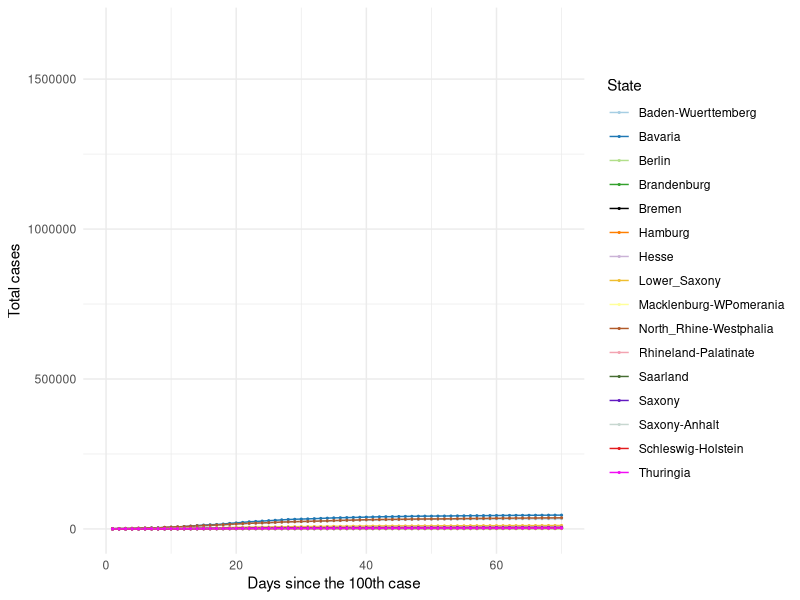
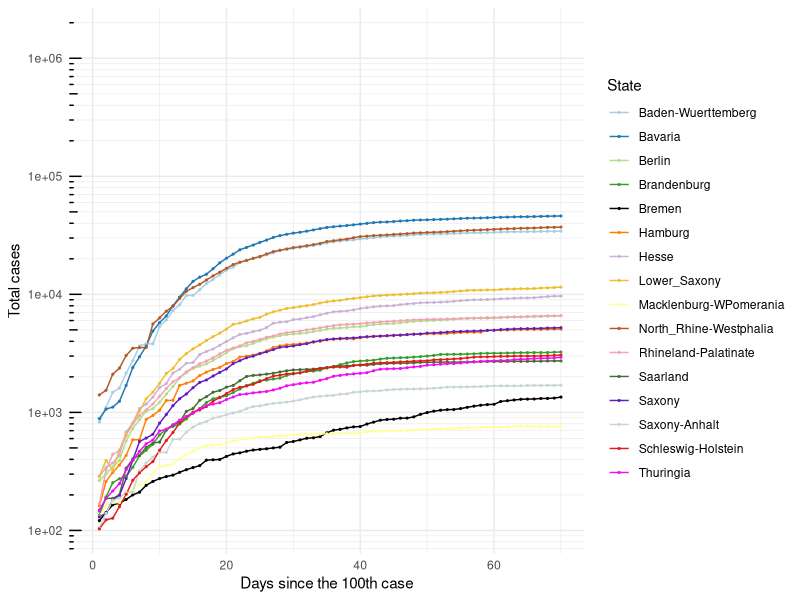
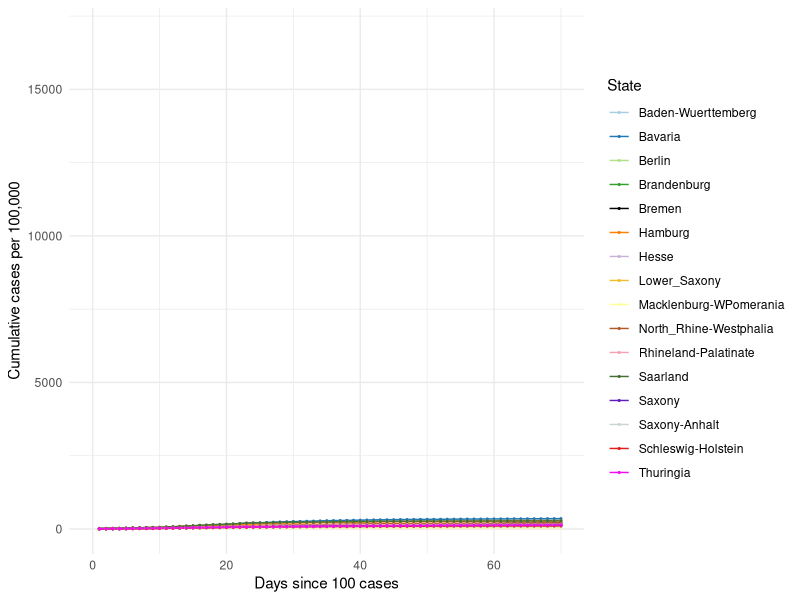
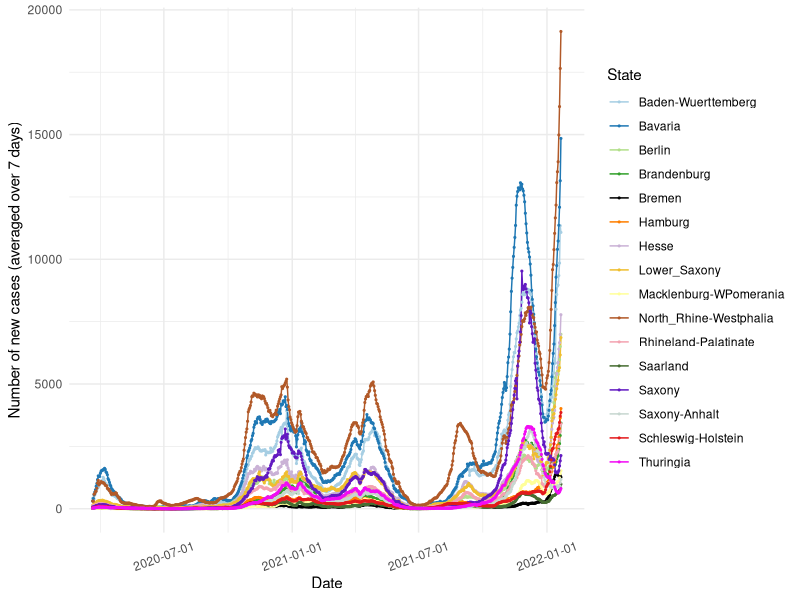
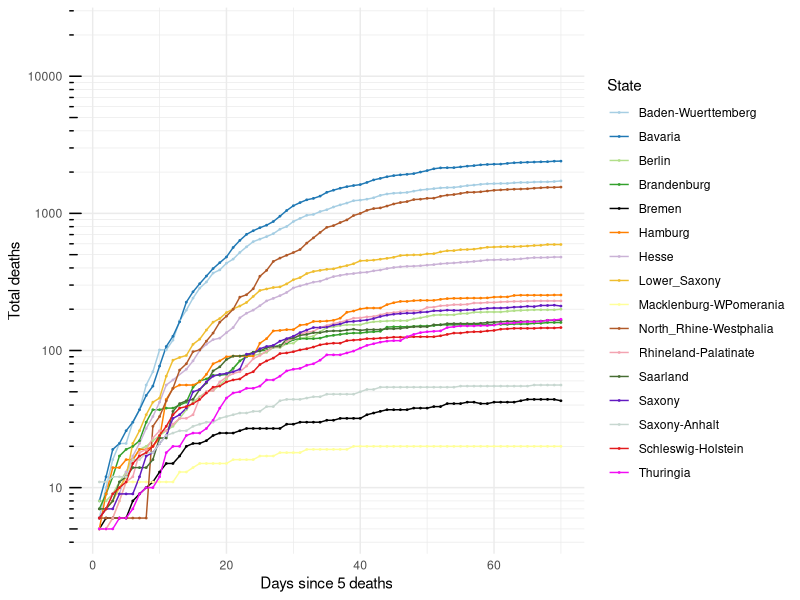
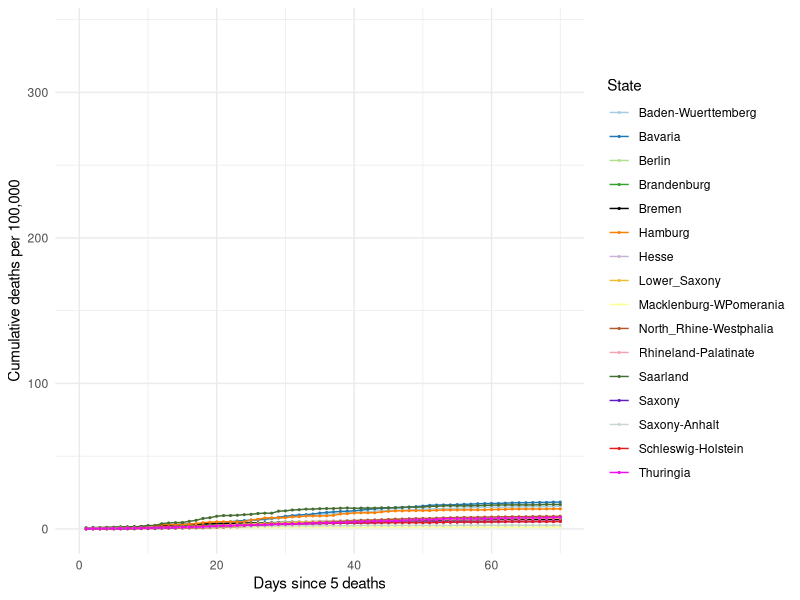
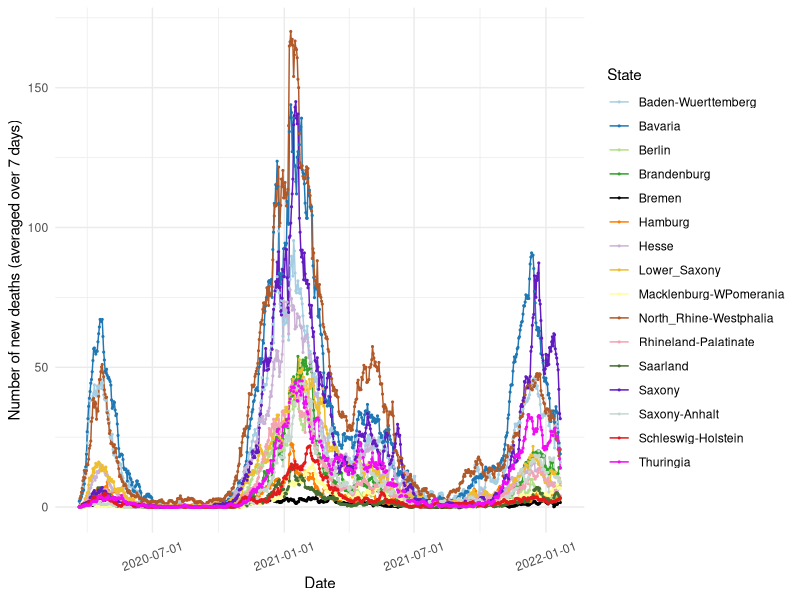

Here is the R script that generated these plots, in order:
## ---- chunk 1

knitr::opts_chunk$set(echo=TRUE, collapse = TRUE)

libload<-function(...) {
    libs<-unlist(list(...))
    req<-unlist(lapply(libs,require,character.only=TRUE))
    need<-libs[req==FALSE]
    if(length(need)>0){ 
        install.packages(need, repos = "https://ftp.fau.de/cran/")
        lapply(need, require, character.only=TRUE)
    }
}
packages <- c("data.table", "ggplot2", "dplyr", "stats", "RColorBrewer", "readr", "here", "scales")
libload(packages)


`%notin%` <- function(x,y) !(x %in% y) 
cumulative.cases <- read_csv(here("static", "data", "Germany10States.csv"))
germany.16states <- read_csv(here("static", "data", "Germany16States.csv"))

colors16 <- c('#A6CEE3', '#1F78B4', '#B2DF8A', '#33A02C',
              '#000000', '#FF7F00', '#CAB2D6', 
              '#EFBE2F', '#FFFF99', '#B15928', '#F3A3B1', '#466D32',
              '#621AC1', '#C7D7D0', '#E31A1C','#F20CF4', '#123456')

## ---- chunk 2

## 10 States with the highest cumulative cases ##
#################################################

#states.filter <- cumulative.cases[cumulative.cases$Days_100 > 0,]
#states.sel <- unique(states.filter$State)

# Choose all the data points for the selected countries starting from Days_100 > 0
#states.final <- cumulative.cases[cumulative.cases$Days_100 > 0,]
states.final <- germany.16states[germany.16states$Days_100 > 0,]

# Plot 1 == Linear scale for total number of cases
cum.plot <- ggplot(data=states.final, aes(x=Days_100, y=Total_Cases, group=State, color=State)) +
            geom_line() + geom_point(size = 0.4) +     
          #  scale_color_brewer(palette = 'Paired') + 
            scale_colour_manual(name= "State", values= colors16) +
            scale_x_continuous('Days since the 100th case', limits=c(0,70)) + 
            scale_y_continuous("Total cases") + 
            #ggtitle('Linear scale') +
            theme_minimal()

print(cum.plot) 

## ---- chunk 3

## Logarithmic scale ##
#######################

base_breaks <- function(n = 10){
  function(x) {
    axisTicks(log10(range(x, na.rm = TRUE)), log = TRUE, n = n)
  }
}

logbreaks <- 10^(-10:10)
logminor_breaks <- rep(1:9, 21)*(10^rep(-10:10, each=9))

cum.plot2 <- ggplot(data=states.final, aes(x=Days_100, y=Total_Cases, group=State, color=State)) +
             geom_line() + geom_point(size=0.4) + 
          #   scale_color_brewer(palette = 'Paired') +
             scale_colour_manual(name= "State", values= colors16) +
             scale_x_continuous(name='Days since the 100th case', limits=c(0,70)) + 
             scale_y_continuous(name="Total cases", trans = 'log10', breaks = logbreaks, minor_breaks = logminor_breaks) +
             annotation_logticks(sides="l") + 
             #ggtitle('Logarithmic scale') +
             theme_minimal()

print(cum.plot2)

## ---- chunk 4

#states16.filter <- germany.16states[germany.16states$Days_100 > 0,]
#states16.sel <- unique(states16.filter$State)

# Choose all the data points for the selected countries starting from Days_100 > 0 
#states16.final <- states16.filter[states16.filter$State %in% states16.sel & states16.filter$Days_100 > 0,]

states16.final <- germany.16states[germany.16states$Days_100 > 0,]

# Plot 1 == Linear scale for total number of cases
per100.plot <- ggplot(data=states16.final, aes(x=Days_100, y=Per100, group=State, color=State)) +
            geom_line() + geom_point(size = 0.4) + 
            # scale_color_brewer(palette = 'Paired') +
            scale_colour_manual(name= "State", values= colors16) +
            scale_x_continuous('Days since 100 cases', limits=c(0,70)) + 
            scale_y_continuous("Cumulative cases per 100,000") + 
            #ggtitle('Linear scale') +
            theme_minimal()

print(per100.plot)

## ---- chunk 5
#new.cases <- read_csv(here("static", "data", "GermanyNewCases10States.csv"))

new7days <- states.final[states.final$Avg_7days > 0,]
new7days$Dates <- as.Date(new7days$Dates)

newcase7.plot <- ggplot(data=new7days, aes(x=Dates, y=Avg_7days, group=State, color=State)) +
            geom_line() + geom_point(size = 0.4) + 
       #     scale_color_brewer(palette = 'Paired') +
            scale_colour_manual(name= "State", values= colors16) +
            scale_x_date(name='Date', labels=date_format('%Y-%m-%d')) + 
            scale_y_continuous(name="Number of new cases (averaged over 7 days)") + 
            #ggtitle('Linear scale') +
            theme_minimal() + theme(axis.text.x = element_text(angle=20, hjust=0.5, vjust=0.5))

print(newcase7.plot)
 
## ---- chunk 6
#num.deaths <- read_csv(here("static", "data", "GermanyTotalDeaths10States.csv"))

# Choose all the data points for the selected countries starting from Days_5 > 0
deaths.final <- states.final[states.final$DeathsDays_5 > 0,]

# Plot 1 == Linear scale for total number of cases
deaths.plot <- ggplot(data=deaths.final, aes(x=DeathsDays_5, y=Deaths, group=State, color=State)) +
   geom_line() + geom_point(size = 0.3) + 
  # scale_color_brewer(palette = 'Paired') +
   scale_colour_manual(name= "State", values= colors16) +
   scale_x_continuous('Days since 5 deaths', limits=c(0,70)) + 
   scale_y_continuous("Total deaths", trans = 'log10', breaks = logbreaks, 
                      minor_breaks = logminor_breaks) +
   annotation_logticks(sides="l") + 
   #ggtitle('Linear scale') +
   theme_minimal()

print(deaths.plot)

## ---- chunk 7

states16.final <- germany.16states[germany.16states$DeathsDays_5 > 0,]

# Plot 1 == Linear scale for total number of cases
deathper100.plot <- ggplot(data=states16.final, aes(x=DeathsDays_5, y=DeathPer100, group=State, color=State)) +
            geom_line() + geom_point(size = 0.4) + 
            # scale_color_brewer(palette = 'Paired') +
            scale_colour_manual(name= "State", values= colors16) +
            scale_x_continuous('Days since 5 deaths', limits=c(0,70)) + 
            scale_y_continuous("Cumulative deaths per 100,000") + 
            #ggtitle('Linear scale') +
            theme_minimal()

print(deathper100.plot)

## ---- chunk 8
#new.cases <- read_csv(here("static", "data", "GermanyNewCases10States.csv"))

states.final$Dates <- as.Date(states.final$Dates)
death7days <- states.final
death7days <- death7days[death7days$Dates > as.Date('2020-03-20'),]

death7days.plot <- ggplot(data=death7days, aes(x=Dates, y=Death_7days, group=State, color=State)) +
            geom_line() + geom_point(size = 0.4) + 
       #     scale_color_brewer(palette = 'Paired') +
            scale_colour_manual(name= "State", values= colors16) +
            scale_x_date(name='Date', labels=date_format('%Y-%m-%d')) + 
            scale_y_continuous(name="Number of new deaths (averaged over 7 days)") + 
           
            #ggtitle('Linear scale') +
            theme_minimal() + theme(axis.text.x = element_text(angle=20, hjust=0.5, vjust=0.5))

print(death7days.plot)
 
